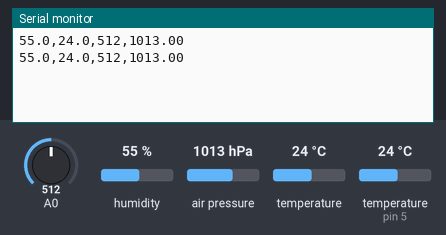
A sketch run on a simulated Arduino Uno, built with avr-gcc and run on an emulated ATmega328P. On the bench: the last lines printed to the serial monitor. Inputs (shaded band) come from the test bench; at power-on: humidity 55 %, air pressure 1013 hPa, A0 = 512, temperature (sensor on pin 5) 24 °C, temperature 24 °C.

Above: at 1.8 s.
1.9 s: humidity set to 22 %
At 2.9 s:
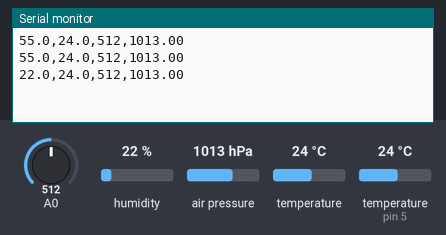
3.4 s: air pressure set to 952 hPa
At 4.7 s:
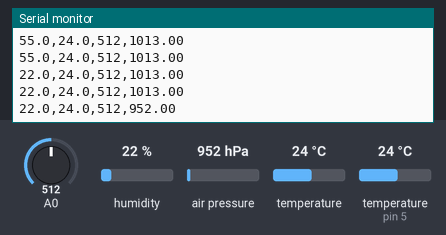
4.9 s: A0 set to 716
At 5.8 s:
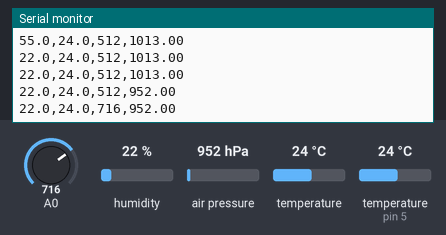
6.4 s: temperature (sensor on pin 5) set to 12 °C
At 6.4 s:
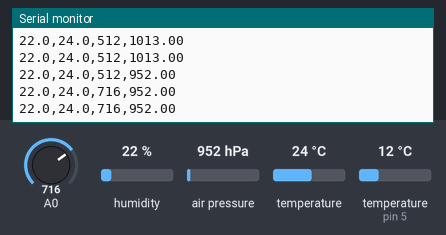
7.9 s: air pressure set to 975 hPa
At 9.2 s:
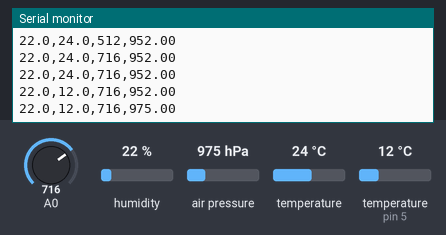
9.4 s: A0 set to 992
At 10.2 s:
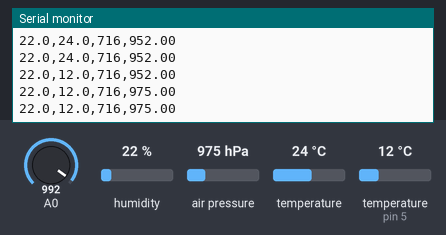
Timing chart, 0 to 11.9 s (numbered marks = the images above; inputs shaded):
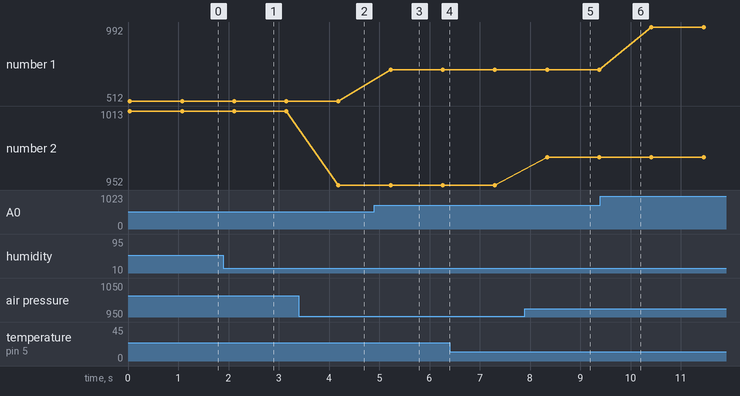

Measured:
- after the input at 1.9 s, the serial monitor: prints a new line after 0.21 s (image 1)
- after the input at 3.4 s, the serial monitor: prints a new line after 0.79 s (image 2)
- after the input at 4.9 s, the serial monitor: prints a new line after 0.33 s (image 3)
- after the input at 7.9 s, the serial monitor: prints a new line after 0.44 s (image 5)
- plotted number 1: 512 → 716 after the input at 4.9 s, 716 → 992 after the input at 9.4 s
- plotted number 2: 1013 → 952 after the input at 3.4 s, 952 → 975 after the input at 7.9 s

The sketch:

arduinoFileAll.ino
```cpp
// (licence header left out)
// Your sketch must #include this library, and the Wire library.
// (Wire is a standard library included with Arduino.):

#include <SFE_BMP180.h>
#include <Wire.h>

#include <dht.h>

dht DHT;


#define DHT22_PIN 5
// You will need to create an SFE_BMP180 object, here called "pressure":

SFE_BMP180 pressure;

#define ALTITUDE 1655.0 // Altitude of SparkFun's HQ in Boulder, CO. in meters

void setup()
{
  Serial.begin(9600);
  //Serial.println("REBOOT");

  // Initialize the sensor (it is important to get calibration values stored on the device).

  if (pressure.begin())
  delay(0);
    //Serial.println("");
  else
  {
    // Oops, something went wrong, this is usually a connection problem,
    // see the comments at the top of this sketch for the proper connections.

    //Serial.println("BMP180 init fail\n\n");
    while(1); // Pause forever.
  }

}

void loop()
{
      int chk = DHT.read22(DHT22_PIN);
    switch (chk)
    {
        case DHTLIB_OK:
            //Serial.print("OK,\t");
            break;
        case DHTLIB_ERROR_CHECKSUM:
            //Serial.print("Checksum error,\t");
            break;
        case DHTLIB_ERROR_TIMEOUT:
            //Serial.print("Time out error,\t");
            break;
        default:
            //Serial.print("Unknown error,\t");
            break;
    }
          int sensorValue = analogRead(A0);

    ////
  char status;
  double T,P,p0,a;

  status = pressure.startTemperature();
  if (status != 0)
  {
    // Wait for the measurement to complete:
    delay(status);

    // Retrieve the completed temperature measurement:
    // Note that the measurement is stored in the variable T.
    // Function returns 1 if successful, 0 if failure.

    status = pressure.getTemperature(T);
    if (status != 0)
    {

      status = pressure.startPressure(3);
      if (status != 0)
      {

        delay(status);

        status = pressure.getPressure(P,T);
        if (status != 0)
        {
              Serial.print(DHT.humidity, 1);
    Serial.print(",");
    Serial.print(DHT.temperature, 1);
    Serial.print(",");
    Serial.print(sensorValue);
        Serial.print(",");
          Serial.println(P,2);
        }
        else Serial.println("error retrieving pressure measurement\n");
      }
      else Serial.println("error starting pressure measurement\n");
    }
    else Serial.println("error retrieving temperature measurement\n");
  }
  else Serial.println("error starting temperature measurement\n");

  delay(1000);  // Pause for 5 seconds.
}
```
